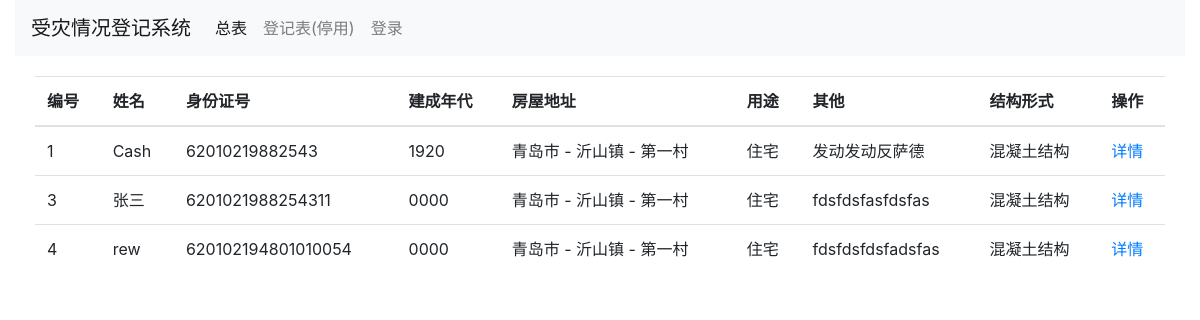
Before: /report/ with the older database file.
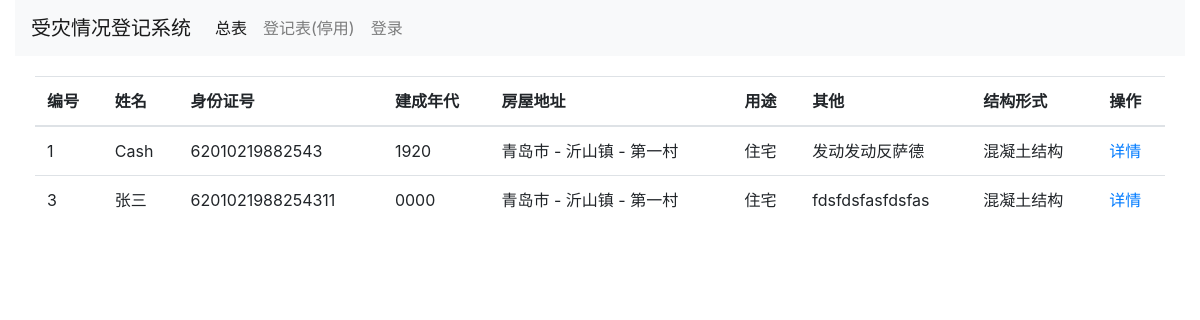
After: the same page with the newer database file.
### report/models.py (models this page shows, shortened)
class Report(models.Model):
    DECADE_CHOICE = (
        ('1900', '1900'),
        ('1910', '1910'),
        ('1920', '1920'),
        ('1930', '1930'),
        ('1940', '1940'),
        ('1950', '1950'),
        ('1960', '1960'),
        ('1970', '1970'),
        ('1980', '1980'),
        ('1990', '1990'),
        ('2000', '2000'),
        ('2010', '2010'),
    )
    PURPOSE_CHOICE = (
        (1, '住宅'),
        (2, '厂房'),
        (3, '公共建筑'),
    )
    STRUCTURE_CHOICE = (
        (1, '混凝土结构'),
        (2, '砌体结构'),
        (3, '木结构'),
        (4, '钢结构'),
        (5, '石结构'),
        (6, '生土结构'),
    )
    DEGREE_CHOICE = (
        ('a', 'A'),
        ('b', 'B'),
        ('c', 'C'),
        ('d', 'D'),
    )
    SECURITY_DETAIL_CHOICE = (
        (1, '未发现影响房屋周边安全的不利影响'),
        (2, '房屋周边准在超高土体滑坡'),
        (3, '房屋周边场地存在地质斜坡'),
        (4, '房屋周边存在河流，受河水持续冲刷'),
        (5, '房屋存在沟壑'),
        (6, '房屋周边塌方'),
        (7, '房屋周边下方存在不实空洞'),
    )
    GROUNDSILL_DETAIL_CHOICE = (
        (1, '未发现明显不均匀沉降及滑移'),
        (2, '地基基础轻微不均匀沉降'),
        (3, '地基基础不均匀沉降'),
        (4, '室内地面下陷'),
        (5, '地基基础滑移'),
        (6, '地基基础存在滑移可能'),
        (7, '地基基础被冲毁'),
        (8, '毛石基础粘结砂浆缺失'),
    )
    TILT_DETAIL_CHOICE = (
        (1, '未发现明显倾斜'),
        (2, '房屋墙体局部倾斜'),
        (3, '房屋墙体整体倾斜'),
        (4, '房屋墙体变形'),
        (5, '房屋墙体未发现明显歪闪缺陷')
    )
    UPON_DETAIL_CHOICE = (
        (1, '未发现结构承载缺陷'),
        (2, '墙体存在裂缝'),
        (3, '墙体轻微裂缝'),
        (4, '墙体贯通缝严重'),
        (5, '墙体风化侵蚀严重'),
        (6, '墙体有效截面积削弱'),
        (7, '内隔墙裂缝'),
        (8, '墙体面层脱落'),
        (9, '墙体变形'),
        (10, '墙体倾斜'),
        (11, '纵横墙连接处松动和开裂'),
        (12, '墙体倒塌'),
        (13, '屋架梁损坏'),
        (14, '屋架檩条损坏'),
        (15, '屋架梁下墙体开裂损坏'),
        (16, '屋架梁下墙体变形'),
        (17, '地基基础不均匀沉降引起的裂缝'),
        (18, '房屋墙体、屋盖无明显受力裂缝和变形'),
        (19, '墙体严重破坏，无法正常使用'),
        (20, '屋架损坏'),
    )
    FENCE_DETAIL_CHOICE = (
        (1, '未发现围护缺损'),
        (2, '同上'),
        (3, '墙体存在裂缝'),
        (4, '屋面坍塌'),
        (5, '屋面下陷'),
        (6, '墙体面层脱落'),
        (7, '墙体裂缝'),
        (8, '室内地面下陷'),
        (9, '内隔墙裂缝'),
        (10, '纵横墙多处裂缝'),
    )
    ASSESS_LEVEL_CHOICE = (
        ('a', 'A 完好无损'),
        ('b', 'B 轻微破损，可以使用'),
        ('c', 'C 破损经修缮后可以使用'),
        ('d', 'D 严重破坏，不能使用'),
        ('e', '倒塌'),
    )
    CREATOR_CHOICE = (
        (1, '杨军魁'),
        (2, '芦满'),
        (3, '关萌'),
        (4, '黄波'),
    )
    bid = models.CharField(max_length=100, null=True, blank=True,
                           verbose_name='建鉴编号')
    name = models.CharField(max_length=250, null=True, blank=True,
                            verbose_name='姓名')
    identity = models.CharField(max_length=50, null=True, blank=True,
                                verbose_name='身份证号', unique=True)
    decade = models.CharField(choices=DECADE_CHOICE, max_length=10,
                              null=True, blank=True, verbose_name='建成年代')
    city = models.ForeignKey(City, null=True, blank=True,
                             on_delete=models.SET_NULL,
                             verbose_name='城市')
    town = models.ForeignKey(Town, null=True, blank=True,
                             on_delete=models.SET_NULL,
                             verbose_name='镇')
    village = models.ForeignKey(Village, null=True, blank=True,
                                on_delete=models.SET_NULL,
                                verbose_name='村')
    purpose = models.IntegerField(choices=PURPOSE_CHOICE, null=True, blank=True,
                                  verbose_name='用途')
    comment = models.TextField(max_length=250, null=True, blank=True,
                               verbose_name='备注')
    structure = models.IntegerField(choices=STRUCTURE_CHOICE,
                                    null=True, blank=True, verbose_name='结构形式')
    security = models.CharField(max_length=10, choices=DEGREE_CHOICE,
                                null=True, blank=True, verbose_name='场地安全程度')
    groundsill = models.CharField(max_length=10, choices=DEGREE_CHOICE,
                                  null=True, blank=True, verbose_name='地基基础')
    tilt = models.CharField(max_length=10, choices=DEGREE_CHOICE, null=True,
                            blank=True,
                            verbose_name='房屋整体倾斜')
    upon = models.CharField(max_length=10, choices=DEGREE_CHOICE, null=True,
                            blank=True,
                            verbose_name='上部承重结构')
    fence = models.CharField(max_length=10, choices=DEGREE_CHOICE, null=True,
                             blank=True,
                             verbose_name='围护结构')
    security_detail = models.ManyToManyField(SecurityDetail,blank=True,
                                             verbose_name='场地安全程度说明')
    groundsill_detail = models.ManyToManyField(GroundsillDetail,blank=True,
                                               verbose_name='地基基础说明')
    tilt_detail = models.ManyToManyField(TiltDetail,blank=True,
                                         verbose_name='房屋整体倾斜说明')
    upon_detail = models.ManyToManyField(UponDetail,blank=True,
                                         verbose_name='上部承重结构说明')
    fence_detail = models.ManyToManyField(FenceDetail,blank=True,
                                          verbose_name='围护结构说明')
    assess_level = models.CharField(max_length=10, choices=ASSESS_LEVEL_CHOICE,
                                    null=True, blank=True, verbose_name='评定等级')
    advice = models.ManyToManyField(Advice,blank=True,
                                    verbose_name='处理建议')
    street_contract = models.CharField(max_length=50, null=True, blank=True,
                                       verbose_name='镇（街道）联系人')
    street_contract_phone = models.CharField(max_length=50, null=True,
                                             blank=True,
                                             verbose_name='镇（街道）联系人电话')
    village_contract = models.CharField(max_length=50, null=True, blank=True,
                                        verbose_name='村联系人')
    village_contract_phone = models.CharField(max_length=50, null=True,
                                              blank=True,
                                              verbose_name='村联系人电话')
    reviewer = models.ForeignKey(Reviewer, null=True, blank=True,
                                 on_delete=models.SET_NULL,
                                 verbose_name='审核人')
    created = models.DateField(auto_now_add=True, verbose_name='添加日期')
    updated = models.DateTimeField(auto_now=True, verbose_name='修改日期')
    appraiser = models.ForeignKey(User, null=True, blank=True,
                                  on_delete=models.SET_NULL,
                                  verbose_name='鉴定人')
    class Meta:
        ordering = ('-created',)
        verbose_name_plural = '报告'

class City(models.Model):
    name = models.CharField(max_length=50, unique=True, verbose_name='城市')
    created = models.DateTimeField(auto_now_add=True, verbose_name='创建时间')
    class Meta:
        ordering = ['-created']
        verbose_name_plural = '城市'
    def __str__(self):
        return self.name

class Town(models.Model):
    name = models.CharField(max_length=50, unique=True, verbose_name='乡镇')
    created = models.DateTimeField(auto_now_add=True, verbose_name='创建时间')
    class Meta:
        ordering = ['-created']
        verbose_name_plural = '乡镇'
    def __str__(self):
        return self.name

class Village(models.Model):
    name = models.CharField(max_length=50, unique=True, verbose_name='村')
    created = models.DateTimeField(auto_now_add=True, verbose_name='创建时间')
    class Meta:
        ordering = ['-created']
        verbose_name_plural = '村'
    def __str__(self):
        return self.name

### report/views.py (the view)
# urls.py: path('', views.ReportListView.as_view(), name='report_list'),
class ReportListView(ListView):
    model = Report
    context_object_name = 'report_list'
    template_name = 'report/report-list.html'

### report/templates/report/report-list.html
{% extends 'report/base.html' %}
{% block content %}
    <table class="table">
        <thead>
        <tr>
            <th>编号</th>
            <th>姓名</th>
            <th>身份证号</th>
            <th>建成年代</th>
            <th>房屋地址</th>
            <th>用途</th>
            <th>其他</th>
            <th>结构形式</th>
            <th>操作</th>
        </tr>
        </thead>
        <tbody>
        {% for report in report_list %}
            <tr>
                <td>{{ report.id }}</td>
                <td>{{ report.name }}</td>
                <td>{{ report.identity }}</td>
                <td>{{ report.decade }}</td>
                <td>{{ report.city }} - {{ report.town }}
                    - {{ report.village }}</td>
                <td>{{ report.get_purpose_display }}</td>
                <td>{{ report.comment }}</td>
                <td>{{ report.get_structure_display }}</td>
                <td>
                    <a href="{% url 'report:report_detail' report.id %}">详情</a>
                </td>
            </tr>
        {% endfor %}
        </tbody>
    </table>
{% endblock %}

Changed rows visible on the page:
removed Report: id "4", name "rew", identity "620102194801010054", decade "0000", city "青岛市", town "沂山镇", village "第一村", purpose "住宅", comment "fdsfdsfdsfadsfas", structure "混凝土结构"
